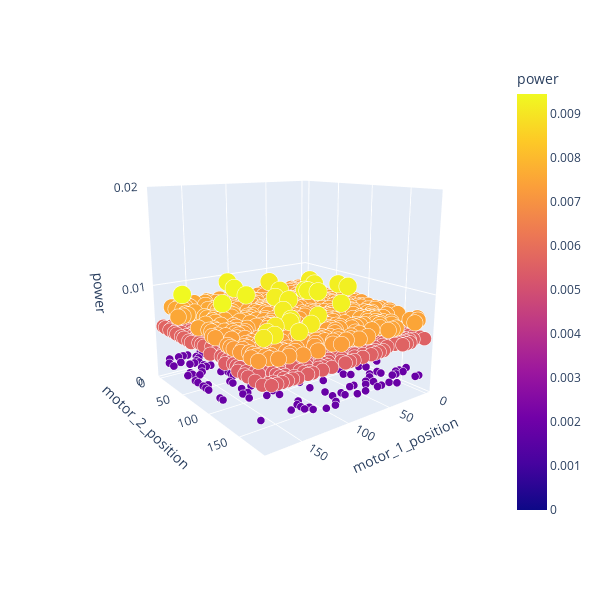

Notebook code for this chart:
### Code cell
fig = px.scatter_3d(viz_df, x='motor_1_position', y='motor_2_position', z='power',
                      color='power', size='power', size_max=18, opacity=1, width=600, height=600,
                   range_z=[0,0.02])
fig.show()

### Figure 1 — Plotly figure (JSON) as saved in the notebook; plotly's stock layout.template omitted (floating-point values rounded to 4 significant figures; data arrays with more than 128 entries replaced by an {"elided": "..."} marker saying what was removed)
{"data": [{"hovertemplate": "motor_1_position=%{x}<br>motor_2_position=%{y}<br>power=%{marker.color}<extra></extra>", "legendgroup": "", "marker": {"color": {"elided": "1368 float values"}, "coloraxis": "coloraxis", "opacity": 1, "size": {"elided": "1368 float values"}, "sizemode": "area", "sizeref": 2.915e-05, "symbol": "circle"}, "mode": "markers", "name": "", "scene": "scene", "showlegend": false, "type": "scatter3d", "x": {"elided": "1368 int values"}, "y": {"elided": "1368 int values"}, "z": {"elided": "1368 float values"}}], "layout": {"coloraxis": {"colorbar": {"title": {"text": "power"}}, "colorscale": [[0, "#0d0887"], [0.1111, "#46039f"], [0.2222, "#7201a8"], [0.3333, "#9c179e"], [0.4444, "#bd3786"], [0.5556, "#d8576b"], [0.6667, "#ed7953"], [0.7778, "#fb9f3a"], [0.8889, "#fdca26"], [1, "#f0f921"]]}, "height": 600, "legend": {"itemsizing": "constant", "tracegroupgap": 0}, "margin": {"t": 60}, "scene": {"aspectmode": "auto", "aspectratio": {"x": 1, "y": 1, "z": 1}, "camera": {"center": {"x": 0, "y": 0, "z": 0}, "eye": {"x": 1.609, "y": 2.132, "z": 0.6665}, "projection": {"type": "perspective"}, "up": {"x": 0, "y": 0, "z": 1}}, "domain": {"x": [0, 1], "y": [0, 1]}, "xaxis": {"title": {"text": "motor_1_position"}, "type": "linear"}, "yaxis": {"title": {"text": "motor_2_position"}, "type": "linear"}, "zaxis": {"range": [0, 0.02], "title": {"text": "power"}, "type": "linear"}}, "width": 600}}
